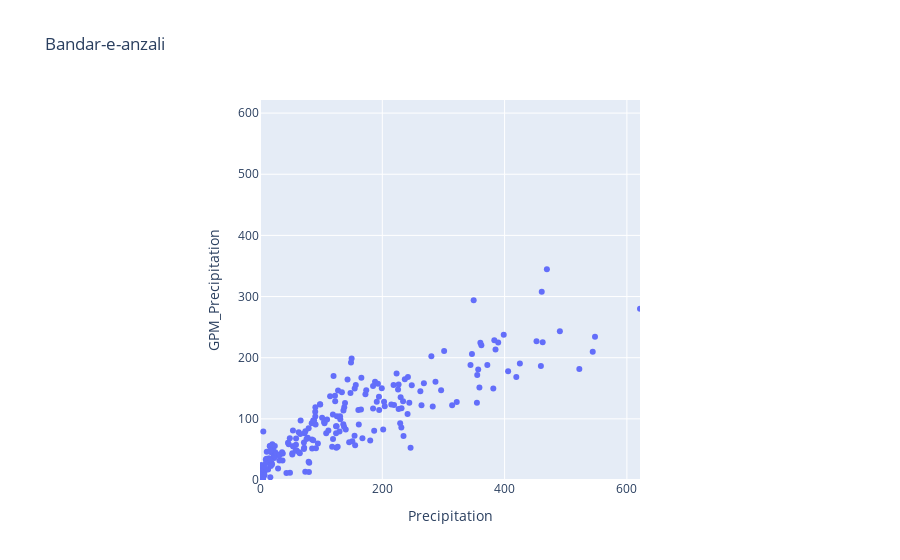
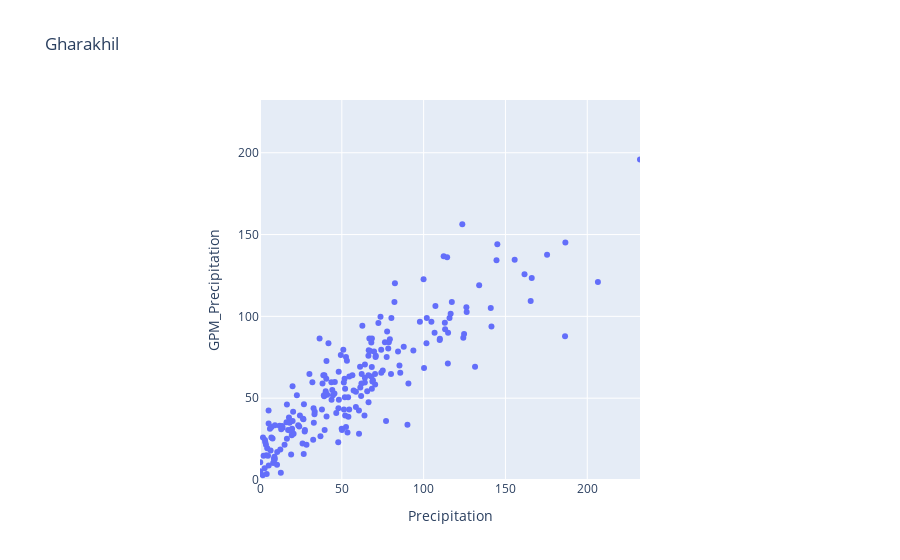
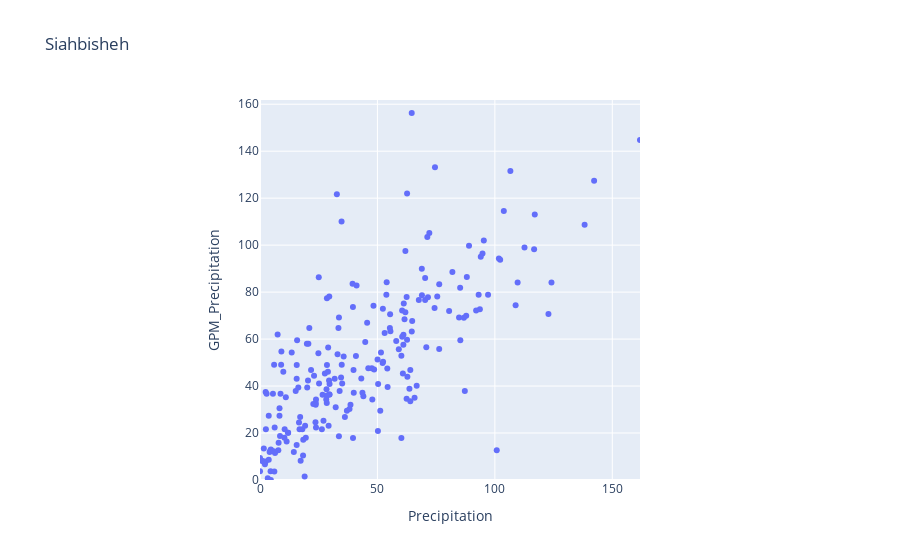

Notebook source saved alongside these figures, in order:
### Code cell
import plotly.express as px

for st in selected_stations:
    station_data = data.query("Station_Name == @st")[['Date', 'Precipitation', 'GPM_Precipitation']].dropna()
    fig = px.scatter(station_data, x='Precipitation', y='GPM_Precipitation', title=st)
    max_limit = max(station_data['Precipitation'].max(), station_data['GPM_Precipitation'].max())
    fig.update_layout(xaxis=dict(range=[0, max_limit]), yaxis=dict(range=[0, max_limit]))
    fig.update_yaxes(scaleanchor="x", scaleratio=1)
    fig.update_xaxes(constrain='domain')
    fig.show()

### Figure 1 — Plotly figure (JSON) as saved in the notebook; plotly's stock layout.template omitted (floating-point values rounded to 4 significant figures; data arrays with more than 128 entries replaced by an {"elided": "..."} marker saying what was removed)
{"data": [{"hovertemplate": "Precipitation=%{x}<br>GPM_Precipitation=%{y}<extra></extra>", "legendgroup": "", "marker": {"color": "#636efa", "symbol": "circle"}, "mode": "markers", "name": "", "orientation": "v", "showlegend": false, "type": "scatter", "x": {"elided": "214 float values"}, "xaxis": "x", "y": {"elided": "214 float values"}, "yaxis": "y"}], "layout": {"legend": {"tracegroupgap": 0}, "title": {"text": "Bandar-e-anzali"}, "xaxis": {"anchor": "y", "constrain": "domain", "domain": [0, 1], "range": [0, 621.4], "title": {"text": "Precipitation"}}, "yaxis": {"anchor": "x", "domain": [0, 1], "range": [0, 621.4], "scaleanchor": "x", "scaleratio": 1, "title": {"text": "GPM_Precipitation"}}}}

### Figure 2 — Plotly figure (JSON) as saved in the notebook; plotly's stock layout.template omitted (floating-point values rounded to 4 significant figures; data arrays with more than 128 entries replaced by an {"elided": "..."} marker saying what was removed)
{"data": [{"hovertemplate": "Precipitation=%{x}<br>GPM_Precipitation=%{y}<extra></extra>", "legendgroup": "", "marker": {"color": "#636efa", "symbol": "circle"}, "mode": "markers", "name": "", "orientation": "v", "showlegend": false, "type": "scatter", "x": {"elided": "214 float values"}, "xaxis": "x", "y": {"elided": "214 float values"}, "yaxis": "y"}], "layout": {"legend": {"tracegroupgap": 0}, "title": {"text": "Gharakhil"}, "xaxis": {"anchor": "y", "constrain": "domain", "domain": [0, 1], "range": [0, 232.2], "title": {"text": "Precipitation"}}, "yaxis": {"anchor": "x", "domain": [0, 1], "range": [0, 232.2], "scaleanchor": "x", "scaleratio": 1, "title": {"text": "GPM_Precipitation"}}}}

### Figure 3 — Plotly figure (JSON) as saved in the notebook; plotly's stock layout.template omitted (floating-point values rounded to 4 significant figures; data arrays with more than 128 entries replaced by an {"elided": "..."} marker saying what was removed)
{"data": [{"hovertemplate": "Precipitation=%{x}<br>GPM_Precipitation=%{y}<extra></extra>", "legendgroup": "", "marker": {"color": "#636efa", "symbol": "circle"}, "mode": "markers", "name": "", "orientation": "v", "showlegend": false, "type": "scatter", "x": {"elided": "214 float values"}, "xaxis": "x", "y": {"elided": "214 float values"}, "yaxis": "y"}], "layout": {"legend": {"tracegroupgap": 0}, "title": {"text": "Siahbisheh"}, "xaxis": {"anchor": "y", "constrain": "domain", "domain": [0, 1], "range": [0, 161.8], "title": {"text": "Precipitation"}}, "yaxis": {"anchor": "x", "domain": [0, 1], "range": [0, 161.8], "scaleanchor": "x", "scaleratio": 1, "title": {"text": "GPM_Precipitation"}}}}
